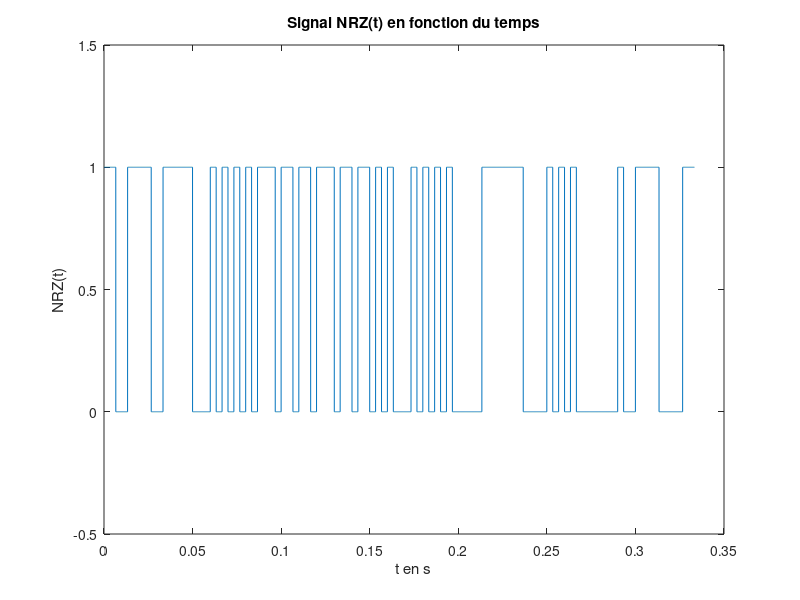

Write the MATLAB code that produced this figure. (Note: this script raises an error after producing the figure.)
clear all
close all
clc

% Paramètres
F0 = 6000; % Fréquence bits 0 en Hz
F1 = 2000; % Fréquence bits 1 en Hz
Fe = 48000; % Fréquence d'échantillonage en Hz
Te = 1/Fe; % Période d'échantillonage en secondes
Ts = 1/300; % s/bits, le débit souhaité max est de 300 bits/seconde

Ns = floor(Ts/Te); % échantillons/bits, on prend la partie entière, Ts = Ns*Te
Nb_bits = 100; % Nombre de bits du signal émis
Nb_echantillons = Nb_bits*Ns; % Nombre d'échantillons
Null = 2000;

donnees = randi(0:1, Nb_bits, 1); % Génération de Nb_bits 0 ou 1 de manière aléatoire
NRZ = zeros(Nb_echantillons,1); % Initialisation du signal NRZ avec Nb_echantillons echantillons
T = ([0:Nb_echantillons-1]*Te)'; % Le signal est tracé de 0 à (Nb_echantillons-1)*Te secondes,
                                 % avec un pas de Te

                                 
%% 3.Modem de fréquence - Démodulation par filtrage
        

%3.1 Construction du signal modulé en fréquence

%3.1.1.1 Génération du signal NRZ 
for i = 1:Nb_bits
    NRZ((i-1)*Ns+1:i*Ns) = donnees(i); 
end;

%3.1.1.2 Tracé du signal NRZ(t) en fonction du temps
figure; % figure 1
plot(T,NRZ);
ylim([-0.5 1.5]);
xlabel('t en s');
ylabel('NRZ(t)');
title('Signal NRZ(t) en fonction du temps');

%3.1.1.3 Tracé de la DSP de NRZ théorique et expérimentale
[DSP_NRZ_Th,f] = DSP_rectangulaire(Nb_echantillons,Fe,NRZ,0);
figure; % figure 2
subplot(211);
semilogy(f,DSP_NRZ_Th);
xlabel('f en Hz');
ylabel('DSP NRZ Th(f)');
title('DSP théorique de NRZ en fonction de f');

DSP_NRZ_Exp = (Ts*sinc(pi*f*Ts).^2 + dirac(f))/4;
%figure;
subplot(212);
semilogy(f,DSP_NRZ_Exp);
xlabel('f en Hz');
ylabel('DSP NRZ Exp(f)');
title('DSP expérimentale de NRZ en fonction de f');

% pwelch à tester plus tard

%3.1.2.1 Génération du signal x(t) modulé en fréquence
phi0 = rand*2*pi;
phi1 = rand*2*pi;
Cos0 = cos(2*pi*F0*T + phi0);
Cos1 = cos(2*pi*F1*T + phi1);
%Un = eye(size(NRZ));

x_module = (1 - NRZ).*Cos0 + NRZ.*Cos1;

%3.1.2.2 Tracé du signal x(t) en fonction du temps
figure; % figure 3
plot(T,x_module);
ylim([-1.5 1.5]);
xlim([0.05 0.08]);
xlabel('t en s');
ylabel('x(t)');
title('Signal x(t) en fonction de t');

%3.1.2.3 Calcul de la DSP de x(t) en fonction de la DSP de NRZ
% DSP_NRZ_plus_F1 = DSP_rectangulaire(Nb_echantillons,Fe,NRZ,F1);
% DSP_NRZ_plus_F0 = DSP_rectangulaire(Nb_echantillons,Fe,NRZ,F0);
% DSP_NRZ_moins_F1 = DSP_rectangulaire(Nb_echantillons,Fe,NRZ,-F1);
% DSP_NRZ_moins_F0 = DSP_rectangulaire(Nb_echantillons,Fe,NRZ,-F0);
% DSP_X_Exp = (dirac(f-F1) + dirac(f+F1) - dirac(f-F0) - dirac(f-F1))*DSP_NRZ_Exp/4;

%3.1.2.4 Tracé de la DSP de x(t) théorique et expérimentale
DSP_X_Th = DSP_rectangulaire(Nb_echantillons,Fe,x_module,0);
figure; % figure 4
subplot(211);
%ylim([1e-04 10]);
%xlim([-6000 6000]);
semilogy(f,DSP_X_Th);
xlabel('f en Hz');
ylabel('DSP X Th(f)');
title('DSP X théorique en fonction de f');

subplot(212);
%ylim([1e-04 10]);
%xlim([-6000 6000]);
% semilogy(f,DSP_X_Exp);
% xlabel('f en Hz');
% ylabel('DSP X Exp(f)');
% title('DSP X expérimental en fonction de f');

% S_x = abs(fft(x_module).^2)/length(x_module);
% figure; 
% subplot(411);
% semilogy(S_x);
% subplot(412);
% pwelch(x_module);

%3.2 Canal de transmission à bruit additif, blanc et Gaussien
Px = mean(abs(x_module).^2);
SNR = 10;
sigma = sqrt(Px*10^(-SNR/10));
bruit = sigma*randn(1,Nb_echantillons);

figure; % figure 5 
plot(T,bruit);
ylim([-1.5 1.5]);
xlabel('Temps (secondes)');
ylabel('bruit');
title('Tracé du bruit en fonction du temps');

x_bruite = x_module + transpose(bruit);
figure; % figure 6 
subplot(211);
plot(T,x_module);
ylim([-1.5 1.5]);
xlim([0.05 0.06]);
xlabel('t en s');
ylabel('x(t) sans bruit');
title('Signal x(t) avant ajout du bruit en fonction de t');

subplot(212);
plot(T,x_bruite);
ylim([-1.5 1.5]);
xlim([0.05 0.06]);
xlabel('Temps (secondes)');
ylabel('x bruite');
title('Tracé du signal x bruite en fonction du temps');

%3.3 Démodulation par filtrage

%3.3.1 Filtre passe-bas
% ordre = 60;
% g = Fe*(1:length(x_module))/length(x_module);
% fc = 2500; %Hz
% intervalle = (-ordre*Te:Te:ordre*Te);
% 
% figure;
% h = (2*fc/Fe)*sinc(2*fc*intervalle);
% H_passe_bas = abs(fftshift(fft(h)));
% Freq = (-(2*ordre+1)/2:(2*ordre+1)/2-1)*(Fe/(2*ordre+1));
% z = filter(H_passe_bas,[1],x_module);
% Z = abs(fft(z));
% plot(Freq,H_passe_bas);
% plot(g, abs(fft(x_module)));
% hold on;
% plot(g, Z);
%plot(T,z);

%3.3.2 Filtre passe-haut
% H_passe_haut = 1 - H_passe_bas;
% y = filter(H_passe_haut,[1],x_module);
% figure;
% plot(Freq, H_passe_haut);
% plot(T,y);
